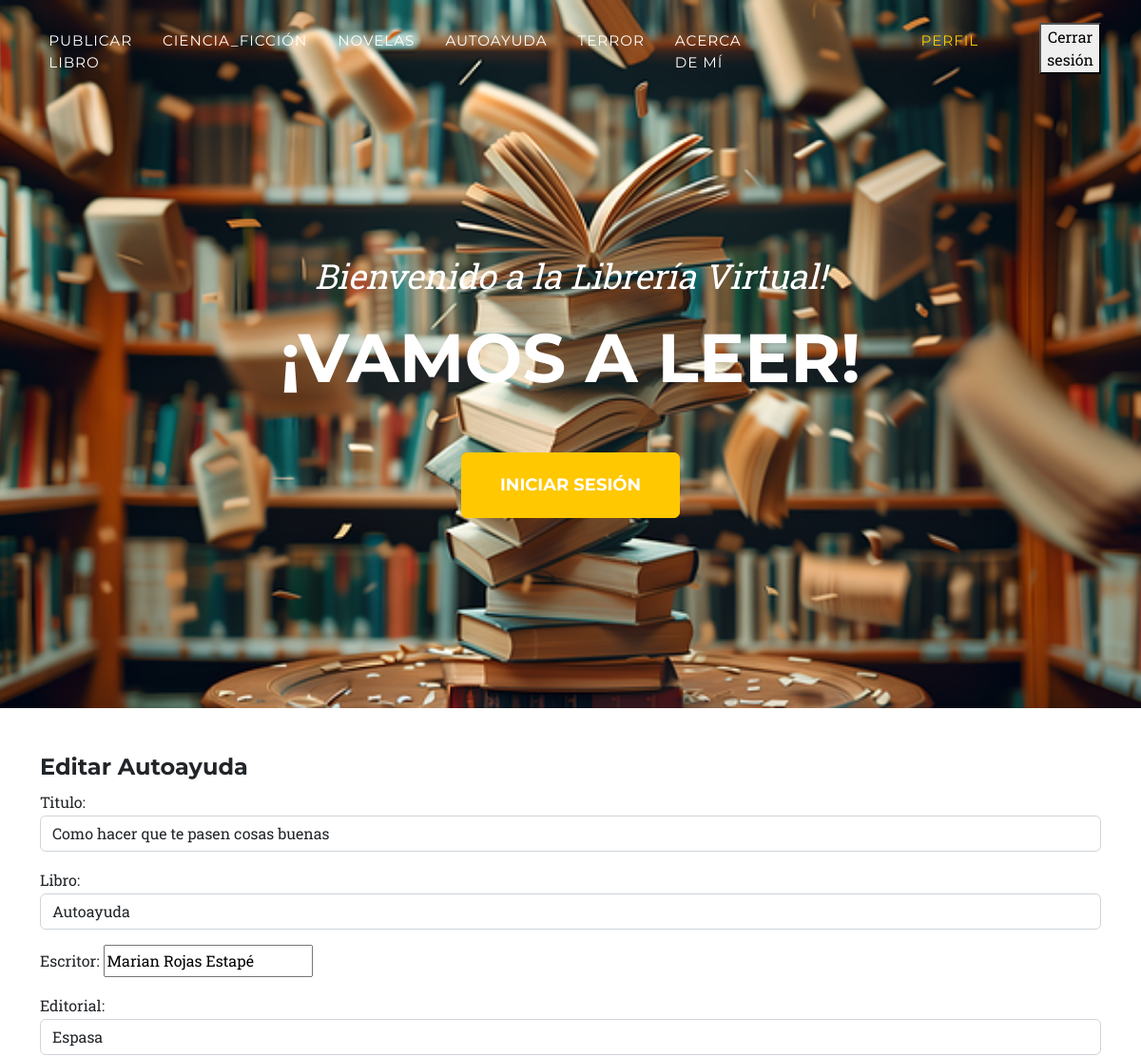
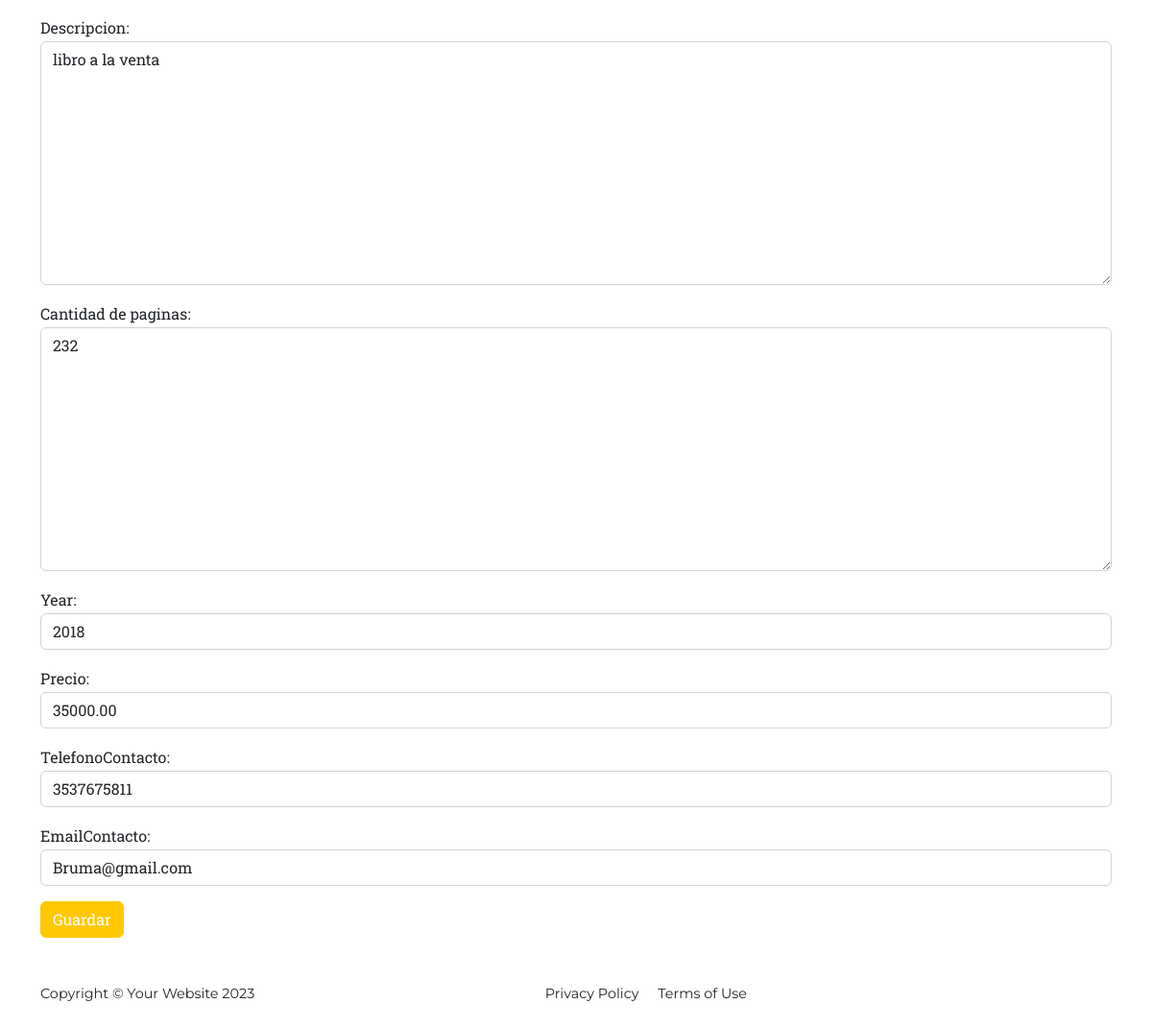
Page /autoayudaEdicion/4/ (signed in) on the committed database (2 pictures, top to bottom).
### AppLibros/models.py (models this page shows, shortened)
class Libro(models.Model):
    libroSeleccion = (
    ('ciencia_ficción','Ciencia_Ficción'),
    ('novelas', 'Novelas'),
    ('autoayuda','Autoayuda'),
    ('terror','Terror'),
    ('otro','Otro'),
    )
    usuario = models.ForeignKey(User, on_delete=models.CASCADE, null=True, blank=True)
    titulo = models.CharField(max_length=200)
    libro = models.CharField(max_length=15, choices=libroSeleccion, default='autoayuda')
    escritor = models.CharField(max_length=40)
    editorial = models.CharField(max_length=40)
    descripcion = models.TextField(null=True, blank=True)
    cantidad_de_paginas= models.IntegerField()
    year = models.IntegerField()
    precio = models.DecimalField(max_digits=10, decimal_places=2)
    fechaPublicacion = models.DateTimeField(auto_now_add=True)
    telefonoContacto = models.IntegerField()
    emailContacto = models.EmailField()
    imagenLibro = models.ImageField(null=True, blank=True, upload_to="imagenes/")
    class Meta:
        ordering = ['usuario', '-fechaPublicacion']

### AppLibros/views.py (the view)
# urls.py: path('autoayudaEdicion/<int:pk>/', AutoayudaUpdate.as_view(), name='autoayuda_editar'),
class AutoayudaUpdate(LoginRequiredMixin, UpdateView):
    model = Libro
    form_class = ActualizacionLibro
    success_url = reverse_lazy('autoayuda')
    context_object_name = 'autoayuda'
    template_name = 'autoayudaEdicion.html'

### AppLibros/forms.py
class ActualizacionLibro(forms.ModelForm):
    class Meta:
        model = Libro
        fields = ('usuario','titulo', 'libro', 'escritor', 'editorial', 'descripcion', 'cantidad_de_paginas','year', 'precio', 'telefonoContacto', 'emailContacto')
        widgets = {
            'usuario': forms.TextInput(attrs={'class': 'form-control', 'value': '', 'id':'usuario_id', 'type':'hidden'}),
            'titulo' : forms.TextInput(attrs={'class': 'form-control'}),
            'libro' : forms.Select(attrs={'class': 'form-control'}),
            'ecritor' : forms.TextInput(attrs={'class': 'form-control'}),
            'editorial' : forms.TextInput(attrs={'class': 'form-control'}),
            'descripcion' : forms.Textarea(attrs={'class': 'form-control'}),
            'cantidad_de_paginas' : forms.Textarea(attrs={'class': 'form-control'}),
            'year' : forms.TextInput(attrs={'class': 'form-control'}),
            'precio' : forms.TextInput(attrs={'class': 'form-control'}),
            'telefonoContacto' : forms.TextInput(attrs={'class': 'form-control'}),
            'emailContacto' : forms.TextInput(attrs={'class': 'form-control'}),
        }

### AppLibros/templates/autoayudaEdicion.html
{% extends 'home.html' %}
{% block main %}
<br>
<br>
{% if user.id == autoayuda.usuario.id %}
<div class="container">
    <h4>Editar Autoayuda</h4>
</div>
<div class="container">
    <div class="form-group">
        <form method="post" enctype="multipart/form-data">{% csrf_token %}
            {{ form.as_p }}
            <button type="submit" class="btn btn-primary">Guardar</button>
        </form>
    </div>
</div>
<br>
{% else %}
<div class="container">
<h4>No tienes acceso a esta pagina!</h4>
</div>
{% endif %}
{% endblock main %}

### rows in the picture
Libro: titulo "Como hacer que te pasen cosas buenas", libro "Autoayuda", escritor "Marian Rojas Estapé", editorial "Espasa", descripcion "libro a la venta", cantidad_de_paginas "232", year "2018", precio "35000.00", telefonoContacto "3537675811", emailContacto "Bruma@gmail.com"
